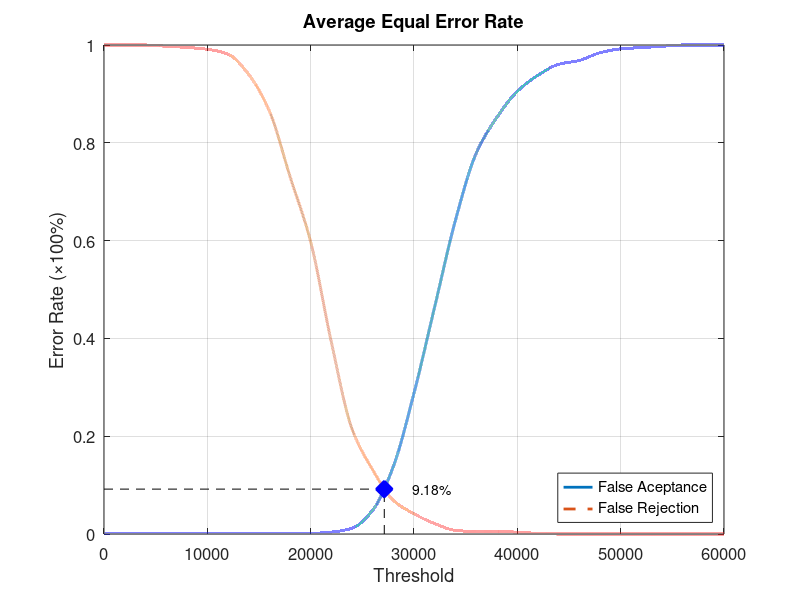
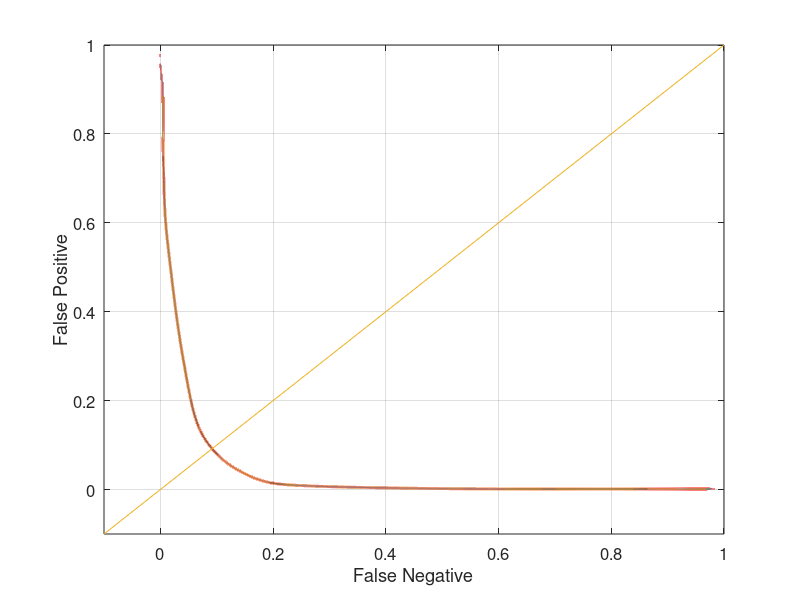

These figures' MATLAB source, in order:
function yEER = Experiment3Average
close all;
clear;
clc;
x = 0:2000:60000;
xq = 0:0.5:60000;

y0 = [0 0.00131579 0.00131579 0.00131579 0.00131579 0.00131579 0.00131579 0.00131579 0.00131579 0.00131579 0.00131579 0.00394737 0.0118421 0.0486842 0.138158 0.288158 0.464474 0.64079 0.777632 0.851316 0.905263 0.938158 0.960526 0.968421 0.98421 0.992105 0.994737 0.997368 1 1 1];
yy0 = interp1(x, y0, xq, 'pchip');
y1 = [1 1 1 0.9975 0.995 0.99125 0.98125 0.94 0.865 0.73125 0.5975 0.3925 0.215 0.13125 0.06875 0.04125 0.02125 0.0075 0.005 0.005 0.00375 0.00125 0 0 0 0 0 0 0 0 0];
yy1 = interp1(x, y1, xq, 'pchip');

% Calculating EER: 
y2 = abs(y0 - y1);
find(y2 == min(y2))
yy2 = abs(yy0 - yy1);
xEER = find(yy2 == min(yy2));
xEERIndex = xq(xEER) % X-axis EER
yEER = yy0(xEER) % Y-axis EER

main = figure
plot(xq, yy0,'-','LineWidth', 2);	hold on
plot(xq, yy1,'--','LineWidth', 2);	hold on
plot([xEERIndex xEERIndex], [0 yEER], 'k--');	hold on
plot([0 xEERIndex], [yEER yEER], 'k--');	hold on
plot(xEERIndex, yEER, 'bx', 'LineWidth', 10);	hold on
text(xEERIndex + 10 * xEERIndex / 100, yEER, [num2str(round((10000 * yEER)) / 100) '%'])
legend('False Aceptance', 'False Rejection', 'Location', 'SouthEast')
xlabel('Threshold')
ylabel('Error Rate (\times100%)')
title('Average Equal Error Rate')
set(gca, 'FontSize', 12)
axis([0 60000 0 1])
grid on

print(main, 'Experiment3AverageMain', '-dpng');
FNRxFPR = figure('Color', [1 1 1]);
plot(yy1, yy0, '-', yy1, yy0, 'LineWidth', 2);
hold on
y = -0.1:0.1:1
plot(y, y); 
set(gca, 'FontSize', 12)
xlabel('False Negative')
ylabel('False Positive')
axis([-0.1 1 -0.1 1])
set(gca, 'FontSize', 12)
grid on

print(FNRxFPR, 'Experiment3AverageFNRxFPR','-dpng');
end
